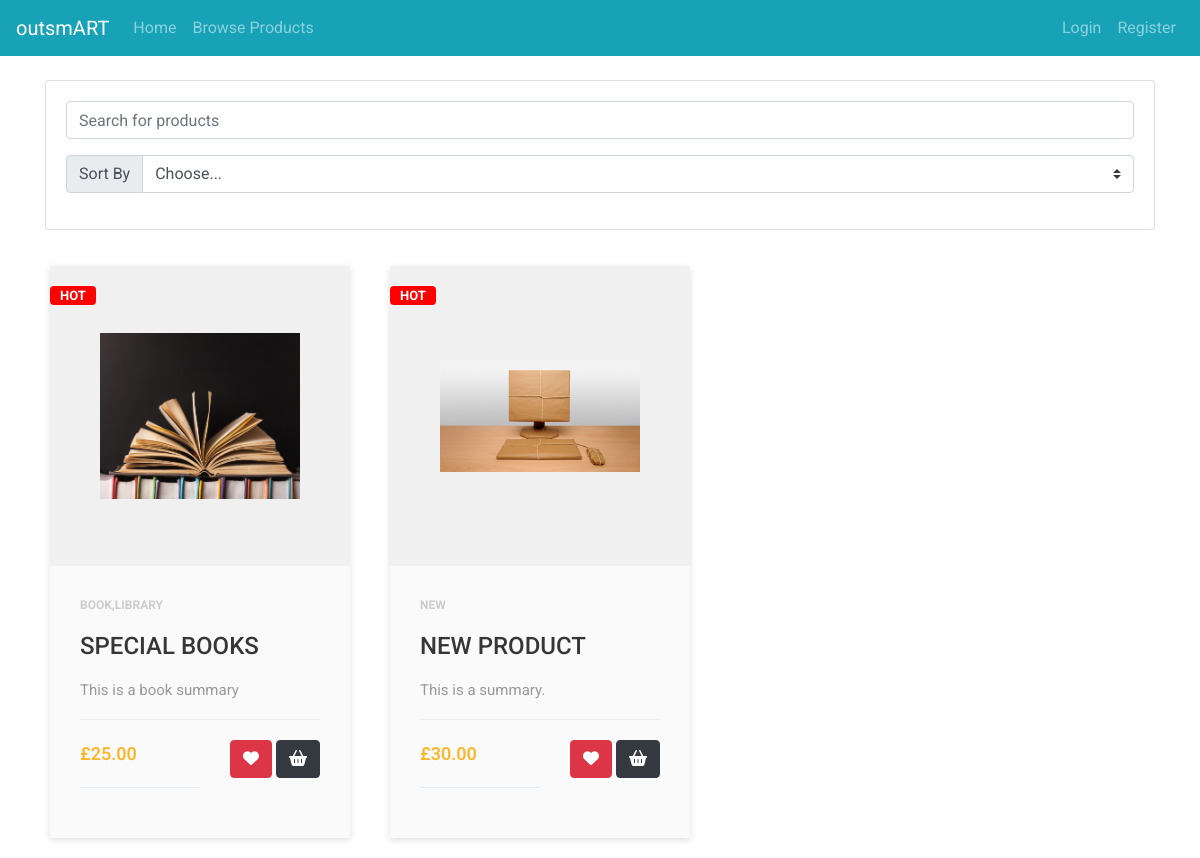
The page /products/browse_products on the database its author committed.
### products/models.py (models this page shows, shortened)
class ProductPost(models.Model):
    owner = models.ForeignKey(User, on_delete=models.CASCADE)
    title = models.CharField(max_length=100)
    summary = models.TextField(max_length=200,default="No Summary")
    descrip = models.TextField(max_length=10000)
    stock = models.IntegerField(default=0)
    tags = models.CharField(max_length=10000)
    image = models.FileField()
    created = models.DateTimeField(auto_now_add=True)
    price = models.DecimalField(max_digits=10, decimal_places=2)
    rating =  models.IntegerField(default=0,
        validators=[
            MaxValueValidator(10),
            MinValueValidator(0)
        ])
    sold = models.IntegerField(default=0)
    revenue = models.DecimalField(default=0,max_digits=10, decimal_places=2)

### products/views.py (the view)
# urls.py: path('browse_products', views.browse_products, name='browse'),
def browse_products(request):
    context = {'products': ProductPost.objects.all()}
    return render(request,'products/browse.html',context)

### templates/products/browse.html (shortened to what this page needs)
{% extends 'base.html' %}
{% block content %}
{% load static %}
<link rel="stylesheet" href="{% static 'products/productstyle.css' %}" type="text/css">
<div class="card text-center mb-3">
  <div class="card-body">
    <input type="text" class="form-control mb-3" placeholder="Search for products" />
    <div class="input-group mb-3">
      <div class="input-group-prepend">
        <label class="input-group-text" for="inputGroupSelect01">Sort By</label>
      </div>
      <select class="custom-select" id="inputGroupSelect01">
        <option selected>Choose...</option>
      </select>
    </div>
  </div>
</div>
<div class="row">
{% for p in products %}
<div class="product-card">
  <div class="badge">Hot</div>
  <div class="product-tumb">
    <img src="{{p.image.url}}" alt="">
  </div>
  <div class="product-details">
    <span class="product-catagory">{{p.tags}}</span>
    <h4><a href="{% url 'products:detail' p.id %}">{{p.title}}</a></h4>
    <p>{{p.summary}}</p>
    <div class="product-bottom-details">
      <div class="product-price">£{{p.price}}</div>
      <div class="product-links">
          <form>
           <button onclick='addWishlist("{{p.id}}")' class="btn btn-danger" name="product" ><i class="fas fa-heart"></i></button>
            <button type="submit" class="btn btn-dark"><i class="fas fa-shopping-basket"></i></button>
        </form>
      </div>
    </div>
  </div>
</div>
{% endfor %}
</div>
{% endblock %}

### static/style.css (style rules this page uses)
* { -webkit-box-sizing: border-box; box-sizing: border-box; margin: 0; padding: 0; }
body { font-family: 'Roboto', sans-serif; }
a { text-decoration: none; }

### static/products/productstyle.css (style rules this page uses)
.product-price { display: flex; align-items: center; border-bottom: 1px solid #E1E8EE; padding-bottom: 20px; margin-bottom: 20px; }
.product-card { width: 300px; position: relative; box-shadow: 0 2px 7px #dfdfdf; margin: 20px; background: #fafafa; }
.badge { position: absolute; left: 0; top: 20px; text-transform: uppercase; font-size: 13px; font-weight: 700; background: red; color: #fff; padding: 3px 10px; }
.product-tumb { display: flex; align-items: center; justify-content: center; height: 300px; padding: 50px; background: #f0f0f0; }
.product-tumb img { max-width: 100%; max-height: 100%; }
.product-details { padding: 30px; }
.product-catagory { display: block; font-size: 12px; font-weight: 700; text-transform: uppercase; color: #ccc; margin-bottom: 18px; }
.product-details h4 a { font-weight: 500; display: block; margin-bottom: 18px; text-transform: uppercase; color: #363636; text-decoration: none; transition: 0.3s; }
.product-details p { font-size: 15px; line-height: 22px; margin-bottom: 18px; color: #999; }
.product-bottom-details { overflow: hidden; border-top: 1px solid #eee; padding-top: 20px; }
.product-bottom-details div { float: left; width: 50%; }
.product-price { font-size: 18px; color: #fbb72c; font-weight: 600; }
.product-links { text-align: right; }

### rows shown on the page
ProductPost: image (picture), tags "BOOK,LIBRARY", title "SPECIAL BOOKS", summary "This is a book summary", price "25.00"
ProductPost: image (picture), tags "NEW", title "NEW PRODUCT", summary "This is a summary.", price "30.00"
